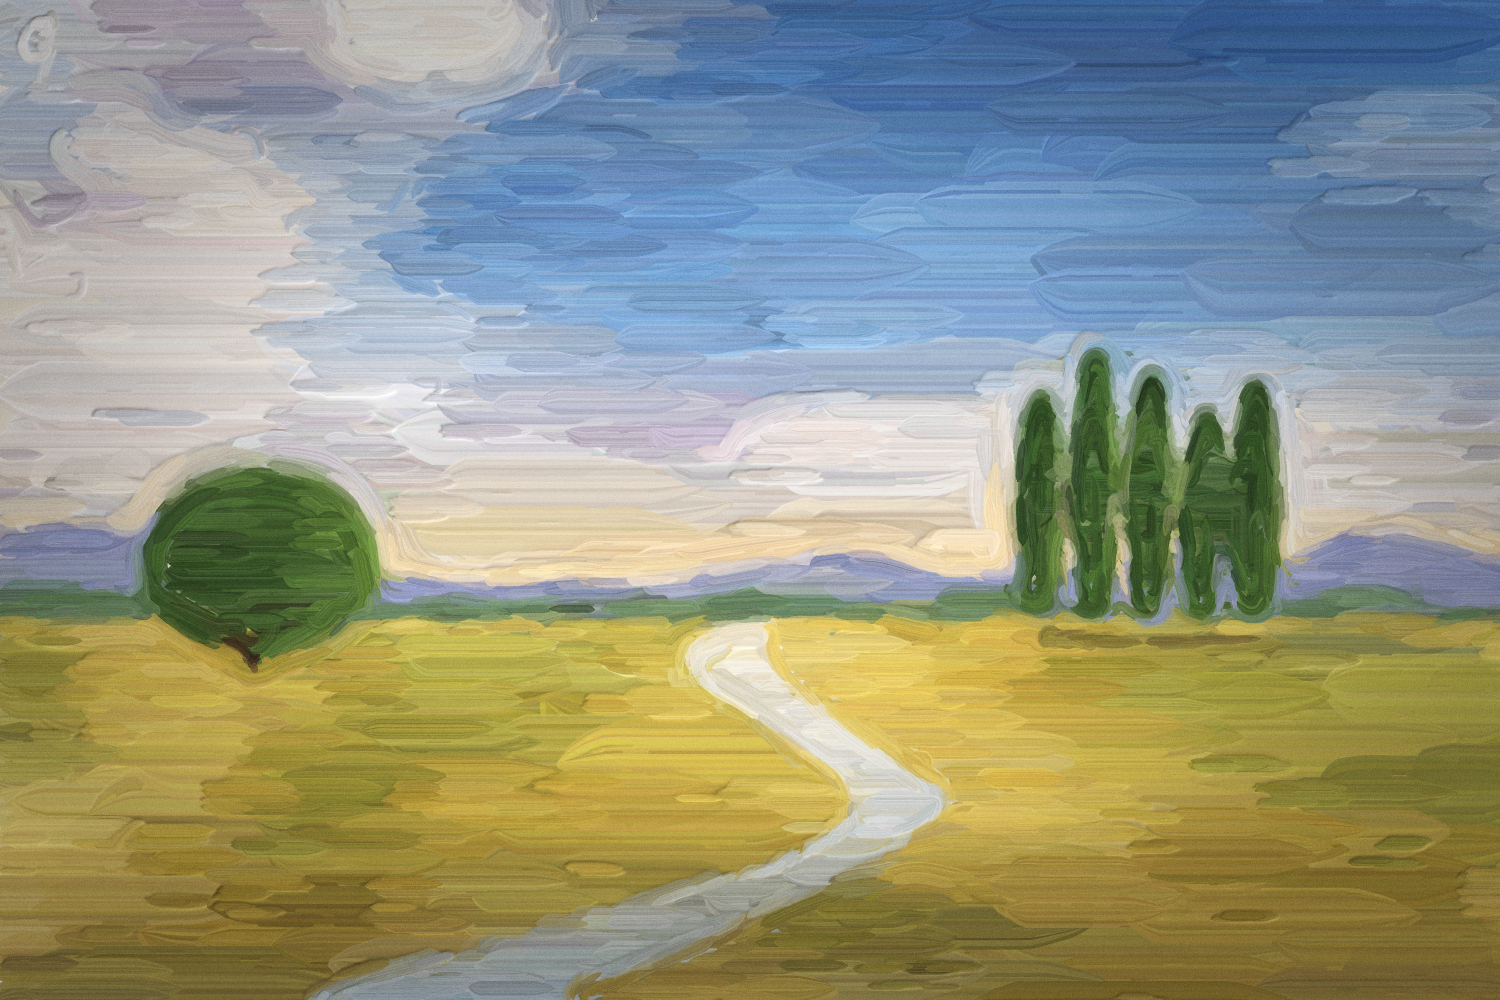

Write the Python code that produced this figure.
# Oil landscape: a field-built colour study repainted with oil strokes (coarse to fine).
import numpy as np
from atelier import *

W, H = 1500, 1000
ref = Canvas(W, H)
ref.fill(gradient([(0, "#4f78b0"), (0.35, "#86a6cc"), (0.55, "#f0d2a6")]))                  # sky
cl = clouds(1.8, 0.42, sharp=3, seed=SEED + 3).scale(2.2, 0.8) * top(0.48, 0.08)
ref.fill(mix(gradient(["#fff6e8", "#cdbfc4"], angle=90), "#b7aebd", fbm(4, seed=SEED + 4).remap(0.4, 0.8)),
         mask=cl)                                                                              # lit cumulus, grey bellies
ref.fill_below(fbm(2, seed=SEED + 5).ridge_line(0.55, 0.08), "#8f95b8")                       # far hills
ref.fill_below(fbm(3, seed=SEED + 6).ridge_line(0.6, 0.05), "#6d8566")                        # mid hills
ref.fill_below(curve(lambda x: 0.62 + 0 * x), fbm(4, seed=SEED + 7).ramp(["#a98f3c", "#d1b25a", "#e4c878"]))
ref.fill("#7f8f45", mask=smoothstep(0.5, 0.75, fbm(3, seed=SEED + 8)) * bottom(0.63, 0.02) * 0.5)            # green patches
ref.fill("#6b6040", mask=clouds(1.5, 0.35, seed=SEED + 9).scale(2.5, 0.6) * bottom(0.66, 0.03) * 0.45)  # cloud shadows
river = svg("M 300 1000 C 520 900 980 860 820 760 S 640 650 760 620 L 790 620 C 700 660 900 760 940 790"
            " S 760 920 560 1000 Z")
ref.draw(river, fill=gradient(["#b9cde4", "#e9dcc2"], angle=-90).within(river))
for x, h in [(1040, 230), (1095, 270), (1150, 250), (1205, 210), (1255, 240)]:                # poplars
    tree = ellipse(x, 620 - h / 2, 26, h / 2)
    ref.draw(tree, fill=gradient(["#2f4a2a", "#5f7a3a"], angle=0).within(tree))
    ref.draw(ellipse(x + 60, 640, 70, 9), fill="#7d7140", opacity=0.7)                        # cast shadows
ref.draw(ellipse(260, 560, 120, 95), fill=gradient(["#3d5530", "#6e8a45"], angle=-20).within(rect(140, 465, 240, 190)))
ref.rect(250, 600, 14, 70, fill="#4a3b2a")                                                    # lone tree trunk
ref.fill("#6a5a2e", mask=band(0.86, 1.0, 0.08) * 0.35)                                        # darker foreground

c = Canvas(W, H, bg="#e9dfcc")
c.paint_like(ref, "oil", sizes=(64, 32, 16, 9), tol=0.08, seed=SEED)
c.cur.relief = 0.6                                                                  # gentler impasto
c.apply(curves([(0.2, 0.17), (0.8, 0.84)]), vignette(0.25), grain(0.015, seed=SEED))
c.save(__file__[:-3] + ".png")
ref.preview(__file__[:-3] + "_ref.jpg", 768)
